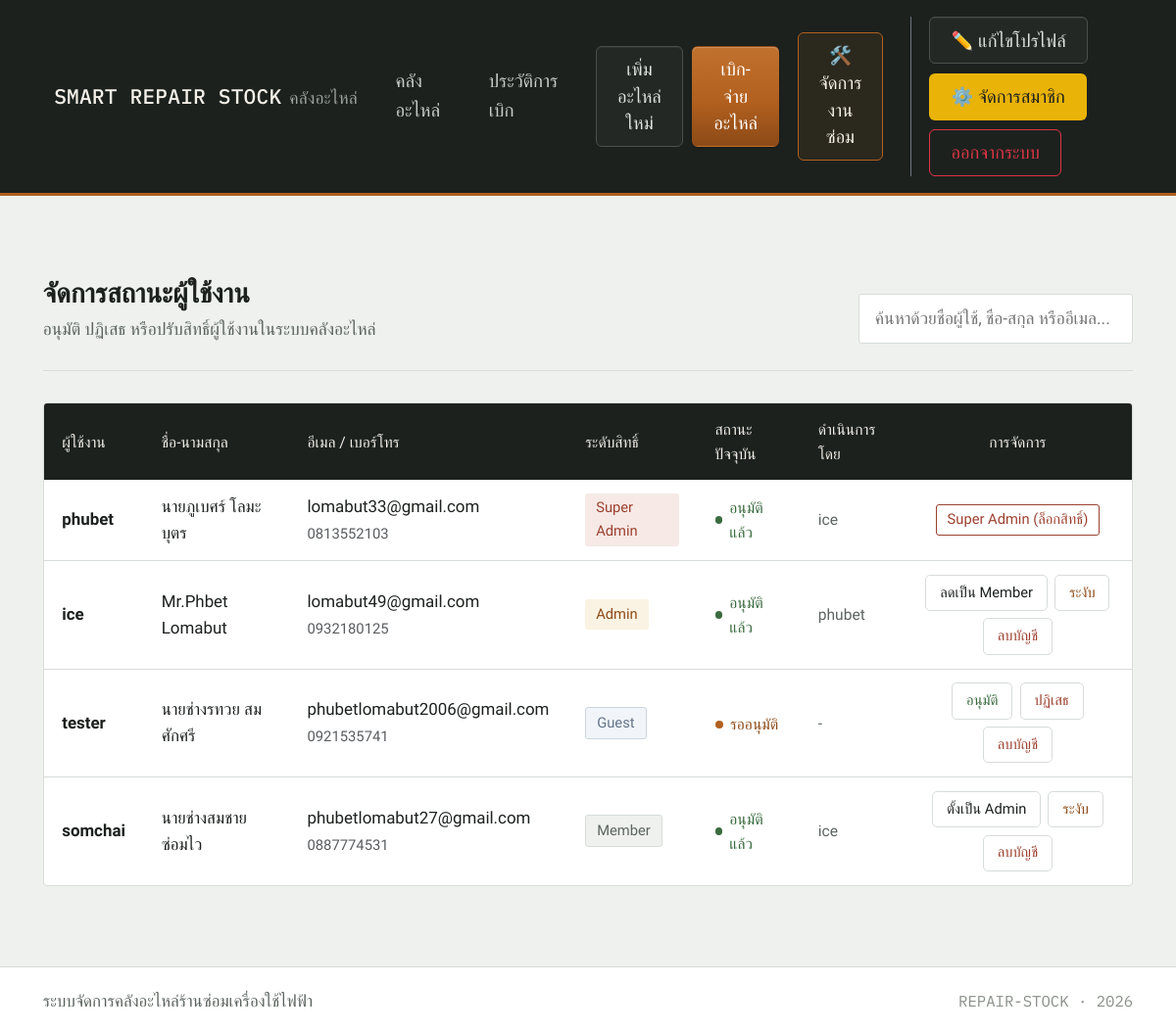
The page /accounts/admin/approval/ (signed in) on the database its author committed.
### accounts/models.py (models this page shows, shortened)
class UserProfile(models.Model):
    user = models.OneToOneField(User, on_delete=models.CASCADE, related_name='profile')
    phone_number = models.CharField(max_length=20, blank=True, null=True, verbose_name="เบอร์โทรศัพท์")
    profile_picture = models.ImageField(upload_to='profiles/', blank=True, null=True, verbose_name="รูปโปรไฟล์")
    ROLE_CHOICES = (
        ('admin', 'ผู้ดูแลระบบ (Admin)'),
        ('member', 'ช่างซ่อม/พนักงาน (Member)'),
        ('guest', 'ผู้เยี่ยมชม (Guest)'),
    )
    role = models.CharField(max_length=10, choices=ROLE_CHOICES, default='guest', verbose_name="บทบาท")
    APPROVAL_STATUS = (
        ('pending', 'รออนุมัติ'),
        ('approved', 'อนุมัติแล้ว'),
        ('rejected', 'ไม่อนุมัติ'),
        ('suspended', 'ระงับการใช้งาน'),
    )
    status = models.CharField(max_length=15, choices=APPROVAL_STATUS, default='pending', verbose_name="สถานะบัญชี")
    rejection_reason = models.TextField(blank=True, null=True, verbose_name="เหตุผล/หมายเหตุจากแอดมิน")
    approved_by = models.ForeignKey(User, on_delete=models.SET_NULL, null=True, blank=True, related_name='approvals_made', verbose_name="ผู้ดำเนินการล่าสุด")
    updated_at = models.DateTimeField(auto_now=True, verbose_name="อัปเดตล่าสุดเมื่อ")

### accounts/views.py (the view, shortened to what this page needs)
# urls.py: path('admin/approval/', views.admin_approval_list, name='admin_approval'),
@staff_member_required
def admin_approval_list(request):
    query = request.GET.get('q', '')
    profiles_query = UserProfile.objects.select_related('user', 'approved_by').annotate(
        role_priority=Case(
            When(user__is_superuser=True, then=1),
            When(user__is_staff=True, then=2),
            default=3,
            output_field=IntegerField(),
        )
    )
    profiles_list = profiles_query.order_by('role_priority', '-id')
    paginator = Paginator(profiles_list, 15)
    page_number = request.GET.get('page')
    profiles = paginator.get_page(page_number)
    return render(request, 'admin_approval.html', {'profiles': profiles, 'query': query})

### accounts/templates/admin_approval.html (shortened to what this page needs)
{% extends 'base.html' %}
{% block content %}
<div class="page-wrap">
    <div class="page-header">
        <div>
            <h1>จัดการสถานะผู้ใช้งาน</h1>
            <p>อนุมัติ ปฏิเสธ หรือปรับสิทธิ์ผู้ใช้งานในระบบคลังอะไหล่</p>
        </div>
        <div class="search-box">
            <input type="text" id="searchInput" value="{{ query }}" placeholder="ค้นหาด้วยชื่อผู้ใช้, ชื่อ-สกุล หรืออีเมล...">
        </div>
    </div>
    <div class="panel-card">
        <div id="table-container">
            <div class="table-responsive">
                <table class="approval-table">
                    <thead>
                        <tr>
                            <th>ผู้ใช้งาน</th>
                            <th>ชื่อ-นามสกุล</th>
                            <th>อีเมล / เบอร์โทร</th>
                            <th>ระดับสิทธิ์</th>
                            <th>สถานะปัจจุบัน</th>
                            <th>ดำเนินการโดย</th>
                            <th class="text-center">การจัดการ</th>
                        </tr>
                    </thead>
                    <tbody>
                        {% for p in profiles %}
                        <tr>
                            <td><strong>{{ p.user.username }}</strong></td>
                            <td>{{ p.user.first_name }} {{ p.user.last_name }}</td>
                            <td>
                                {{ p.user.email|default:"-" }}<br>
                                <small class="text-muted">{{ p.phone_number|default:"-" }}</small>
                            </td>
                            <td>
                                {% if p.user.is_superuser %}
                                    <span class="role-tag role-super">Super Admin</span>
                                {% elif p.user.is_staff %}
                                    <span class="role-tag role-admin">Admin</span>
                                {% elif p.status == 'pending' %}
                                    <span class="role-tag role-guest">Guest</span>
                                {% else %}
                                    <span class="role-tag role-member">Member</span>
                                {% endif %}
                            </td>
                            <td>
                                {% if p.status == 'pending' %}
                                    <span class="status-tag status-pending">รออนุมัติ</span>
                                {% elif p.status == 'approved' %}
                                    <span class="status-tag status-approved">อนุมัติแล้ว</span>
                                {% elif p.status == 'rejected' %}
                                    <span class="status-tag status-rejected" title="{{ p.rejection_reason }}">ไม่อนุมัติ</span>
                                {% else %}
                                    <span class="status-tag status-suspended">ถูกระงับ</span>
                                {% endif %}
                            </td>
                            <td>
                                {% if p.approved_by %}
                                    <span class="approved-by">{{ p.approved_by.username }}</span>
                                {% else %}
                                    <span class="approved-by">-</span>
                                {% endif %}
                            </td>
                            <td class="text-center">
                                {% if p.user.is_superuser %}
                                    <span class="self-tag" style="border-color: #9c4130; color: #9c4130;">Super Admin (ล็อกสิทธิ์)</span>
                                {% elif p.user == request.user %}
                                    <span class="self-tag">บัญชีของคุณ</span>
                                {% else %}
                                    <div class="row-actions">
                                        {% if p.status == 'pending' %}
                                            <form method="POST" action="{% url 'accounts:update_status' p.id 'approve' %}" onsubmit="return confirm('ยืนยันการอนุมัติบัญชี {{ p.user.username }}?');">
                                                <button type="submit" class="btn-row-action btn-approve">อนุมัติ</button>
                                            </form>
                                            <button type="button" class="btn-row-action btn-reject"
                                                    data-bs-toggle="modal" data-bs-target="#rejectModal"
                                                    data-action-url="{% url 'accounts:update_status' p.id 'reject' %}"
                                                    data-username="{{ p.user.username }}">ปฏิเสธ</button>
                                        {% elif p.status == 'approved' %}
                                            {% if p.user.is_staff %}
                                                <form method="POST" action="{% url 'accounts:update_status' p.id 'remove_admin' %}" onsubmit="return confirm('ต้องการลดสิทธิ์ {{ p.user.username }} เป็น Member ใช่หรือไม่?');">
                                                    <button type="submit" class="btn-row-action btn-demote">ลดเป็น Member</button>
                                                </form>
                                            {% else %}
                                                <form method="POST" action="{% url 'accounts:update_status' p.id 'make_admin' %}" onsubmit="return confirm('ต้องการแต่งตั้ง {{ p.user.username }} เป็น Admin ใช่หรือไม่?');">
                                                    <button type="submit" class="btn-row-action btn-promote">ตั้งเป็น Admin</button>
                                                </form>
                                            {% endif %}
                                            <form method="POST" action="{% url 'accounts:update_status' p.id 'suspend' %}" onsubmit="return confirm('ยืนยันการระงับบัญชี {{ p.user.username }}?');">
                                                <button type="submit" class="btn-row-action btn-suspend">ระงับ</button>
                                            </form>
                                        {% elif p.status == 'suspended' or p.status == 'rejected' %}
                                            <form method="POST" action="{% url 'accounts:update_status' p.id 'approve' %}" onsubmit="return confirm('ต้องการเปิดให้ {{ p.user.username }} ใช้งานอีกครั้ง?');">
                                                {% csrf_token %}
                                                <button type="submit" class="btn-row-action btn-approve">เปิดใช้งานอีกครั้ง</button>
                                            </form>
                                        {% endif %}
                                        <form method="POST" action="{% url 'accounts:update_status' p.id 'delete_user' %}" onsubmit="return confirm('ยืนยันลบบัญชี {{ p.user.username }} ออกจากระบบถาวรหรือไม่?');">
                                            <button type="submit" class="btn-row-action btn-delete">ลบบัญชี</button>
                                        </form>
                                    </div>
                                {% endif %}
                            </td>
                        </tr>
                        {% empty %}
                        <tr>
                            <td colspan="7" class="text-center text-muted py-4">ไม่พบข้อมูลผู้ใช้งานที่ค้นหา</td>
                        </tr>
                        {% endfor %}
                    </tbody>
                </table>
            </div>
        </div>
    </div>
</div>
{% endblock %}

### parts_app/templates/base.html (style rules this page uses)
:root { --paper: #eef1ee; --panel: #ffffff; --ink: #1c211e; --line: #d7ddd8; --copper: #b2601f; --copper-deep: #8c4a17; --muted: #5c645f; }
* { box-sizing: border-box; }
html { font-size: 115%; }
body { background-color: var(--paper); display: flex; flex-direction: column; min-height: 100vh; font-family: 'Sarabun', 'Segoe UI', system-ui, -apple-system, sans-serif; color: var(--ink); line-height: 1.6; }

### accounts/templates/admin_approval.html (style rules this page uses)
.page-wrap { max-width: 1140px; margin: 0 auto; padding: 1.5rem 0; }
.page-header { display: flex; justify-content: space-between; align-items: flex-end; flex-wrap: wrap; gap: 1.5rem; padding-bottom: 1.5rem; margin-bottom: 1.75rem; border-bottom: 1px solid var(--line); }
.page-header h1 { font-size: 1.5rem; font-weight: 600; margin: 0 0 0.35rem; }
.page-header p { color: var(--muted); margin: 0; font-size: 0.95rem; }
.search-box { min-width: 280px; }
.search-box input { border: 1px solid var(--line); border-radius: 3px; padding: 0.55rem 0.85rem; font-size: 0.95rem; width: 100%; background: var(--panel); color: var(--ink); }
.panel-card { background: var(--panel); border: 1px solid var(--line); border-radius: 4px; overflow: hidden; }
.approval-table { width: 100%; border-collapse: collapse; }
.approval-table thead th { background: var(--ink); color: #f0ede6; font-weight: 500; font-size: 0.85rem; text-align: left; padding: 0.75rem 1rem; }
.approval-table thead th.text-center { text-align: center; }
.approval-table tbody td { padding: 0.75rem 1rem; border-bottom: 1px solid var(--line); vertical-align: middle; font-size: 0.92rem; }
.approval-table tbody tr:last-child td { border-bottom: none; }
.role-tag { display: inline-block; padding: 0.2rem 0.6rem; border-radius: 3px; font-size: 0.8rem; font-weight: 500; }
.role-super { background: #f6e9e6; color: #9c4130; }
.role-admin { background: #faf2e2; color: #8c4a17; }
.role-member { background: var(--paper); color: var(--muted); border: 1px solid var(--line); }
.role-guest { background: #f1f5f9; color: #64748b; border: 1px solid #cbd5e1; }
.status-tag { display: inline-flex; align-items: center; gap: 0.4rem; font-size: 0.85rem; font-weight: 500; }
.status-tag::before { content: ""; width: 8px; height: 8px; border-radius: 50%; }
.status-pending { color: #8c4a17; }
.status-pending::before { background: var(--copper); }
.status-approved { color: #3a6b3f; }
.status-approved::before { background: #3a6b3f; }
.approved-by { color: var(--muted); font-size: 0.85rem; }
.self-tag { display: inline-block; border: 1px solid var(--line); color: var(--muted); padding: 0.2rem 0.6rem; border-radius: 3px; font-size: 0.8rem; }
.row-actions { display: flex; justify-content: center; flex-wrap: wrap; gap: 0.4rem; }
.row-actions form { margin: 0; }
.btn-row-action { border-radius: 5px; font-size: 0.8rem; padding: 0.32rem 0.75rem; border: 1px solid var(--line); background: var(--panel); cursor: pointer; transition: transform 0.12s ease; }
.btn-approve { color: #3a6b3f; }
.btn-reject, .btn-delete { color: #9c4130; }
.btn-suspend { color: #8c4a17; }
.btn-promote, .btn-demote { color: var(--ink); }

### rows shown on the page
UserProfile: user.username "phubet", user.first_name "นายภูเบศร์", user.last_name "โลมะบุตร", user.email "lomabut33@gmail.com", phone_number "0813552103", shows "Super Admin", status "อนุมัติแล้ว", approved_by.username "ice", shows "Super Admin (ล็อกสิทธิ์)"
UserProfile: user.username "ice", user.first_name "Mr.Phbet", user.last_name "Lomabut", user.email "lomabut49@gmail.com", phone_number "0932180125", shows "Admin", status "อนุมัติแล้ว", approved_by.username "phubet"
UserProfile: user.username "tester", user.first_name "นายช่างรทวย", user.last_name "สมศักศรี", user.email "phubetlomabut2006@gmail.com", phone_number "0921535741", status "Guest"
UserProfile: user.username "somchai", user.first_name "นายช่างสมชาย", user.last_name "ซ่อมไว", user.email "phubetlomabut27@gmail.com", phone_number "0887774531", status "Member", approved_by.username "ice"
